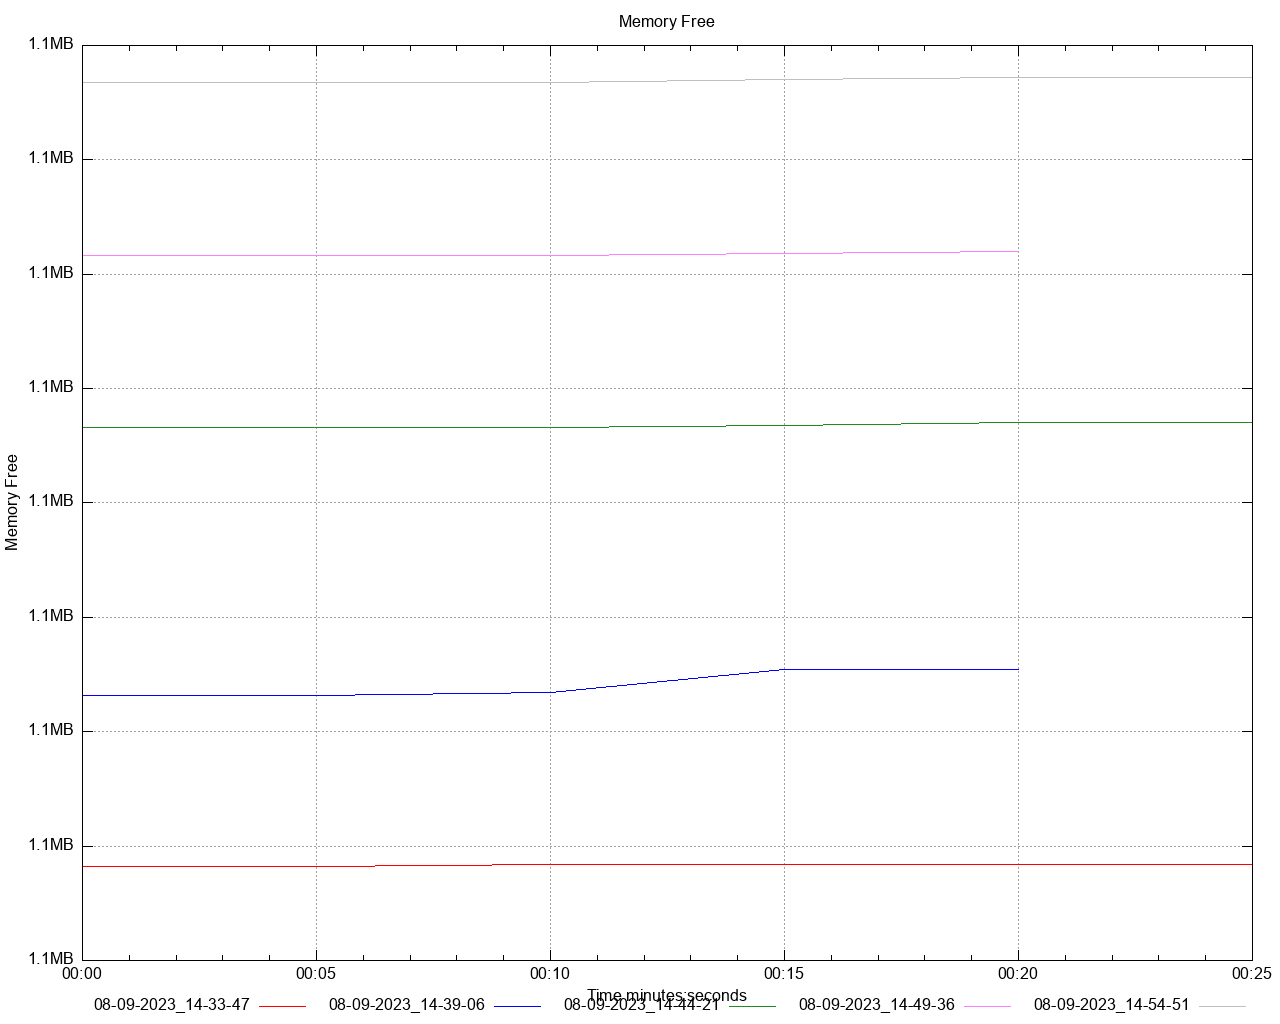

Source code (gnuplot):
set title 'Memory Free' noenhanced
set style data lines
set datafile separator ","
set terminal png size 1280,1024
set grid
set key below
set xdata time
set timefmt "%s"
offset = 0
t0(x)=(offset=($0==0) ? x : offset, x - offset)
set xlabel 'Time minutes:seconds'
set ylabel 'Memory Free'
set format y '%.1s%cB'
set output '/Users/gbarnett/git/hazelcast-simulator/atomiclong-3node-member/atomicreference/dstat/memory_free_A2.png'
plot \
   '/Users/gbarnett/git/hazelcast-simulator/atomiclong-3node-member/atomicreference/data/memory_free_A2_1.data' using (t0(timecolumn(1))):2 title "08-09-2023_14-33-47" noenhanced lt rgb "red", \
   '/Users/gbarnett/git/hazelcast-simulator/atomiclong-3node-member/atomicreference/data/memory_free_A2_2.data' using (t0(timecolumn(1))):2 title "08-09-2023_14-39-06" noenhanced lt rgb "blue", \
   '/Users/gbarnett/git/hazelcast-simulator/atomiclong-3node-member/atomicreference/data/memory_free_A2_3.data' using (t0(timecolumn(1))):2 title "08-09-2023_14-44-21" noenhanced lt rgb "forest-green", \
   '/Users/gbarnett/git/hazelcast-simulator/atomiclong-3node-member/atomicreference/data/memory_free_A2_4.data' using (t0(timecolumn(1))):2 title "08-09-2023_14-49-36" noenhanced lt rgb "orchid", \
   '/Users/gbarnett/git/hazelcast-simulator/atomiclong-3node-member/atomicreference/data/memory_free_A2_5.data' using (t0(timecolumn(1))):2 title "08-09-2023_14-54-51" noenhanced lt rgb "grey", \
